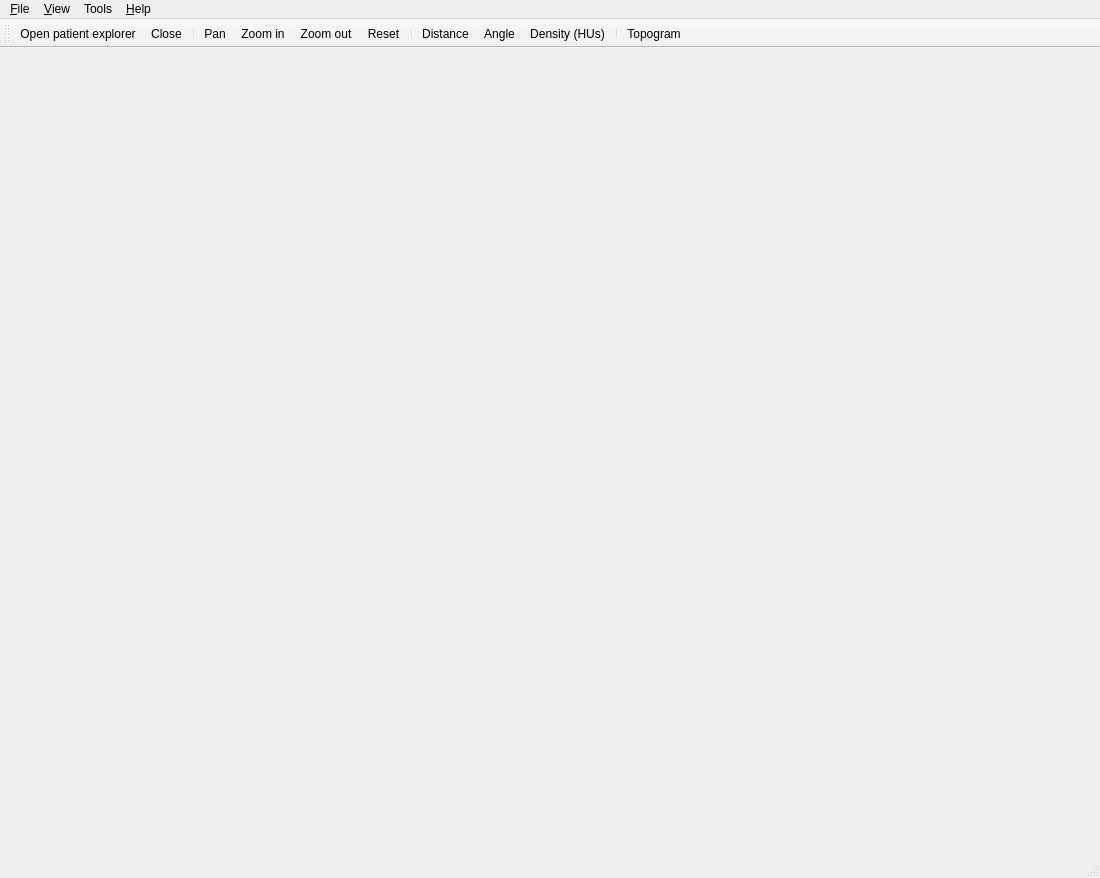
<?xml version="1.0" encoding="UTF-8"?>
<ui version="4.0">
 <class>MainWindow</class>
 <widget class="QMainWindow" name="MainWindow">
  <property name="geometry">
   <rect>
    <x>0</x>
    <y>0</y>
    <width>1100</width>
    <height>878</height>
   </rect>
  </property>
  <property name="windowTitle">
   <string>Volmetrics</string>
  </property>
  <widget class="QWidget" name="centralWidget">
   <layout class="QGridLayout" name="gridLayout">
    <property name="leftMargin">
     <number>0</number>
    </property>
    <property name="topMargin">
     <number>0</number>
    </property>
    <property name="rightMargin">
     <number>0</number>
    </property>
    <property name="bottomMargin">
     <number>0</number>
    </property>
    <property name="spacing">
     <number>0</number>
    </property>
    <item row="0" column="0">
     <widget class="QStackedWidget" name="stackedWidget">
      <property name="frameShape">
       <enum>QFrame::NoFrame</enum>
      </property>
      <widget class="QWidget" name="page"/>
      <widget class="QWidget" name="page_2"/>
     </widget>
    </item>
   </layout>
  </widget>
  <widget class="QMenuBar" name="menuBar">
   <property name="geometry">
    <rect>
     <x>0</x>
     <y>0</y>
     <width>1100</width>
     <height>22</height>
    </rect>
   </property>
   <widget class="QMenu" name="menuFile">
    <property name="title">
     <string>&amp;File</string>
    </property>
    <addaction name="separator"/>
    <addaction name="actionOpenDICOM"/>
    <addaction name="actionOpen_DICOM_dir"/>
    <addaction name="actionOpen_patient_explorer"/>
    <addaction name="actionClose"/>
    <addaction name="actionExit"/>
   </widget>
   <widget class="QMenu" name="menuHelp">
    <property name="title">
     <string>&amp;Help</string>
    </property>
    <addaction name="actionAbout"/>
   </widget>
   <widget class="QMenu" name="menu_View">
    <property name="title">
     <string>&amp;View</string>
    </property>
    <widget class="QMenu" name="menuWindow">
     <property name="title">
      <string>Window</string>
     </property>
     <addaction name="actionAbdomen"/>
     <addaction name="actionBone"/>
     <addaction name="actionHead"/>
     <addaction name="actionLung"/>
     <addaction name="actionMediastinum"/>
     <addaction name="actionSoft_tissue"/>
    </widget>
    <addaction name="menuWindow"/>
    <addaction name="separator"/>
    <addaction name="actionFlip_Horizontally"/>
    <addaction name="actionFlip_Vertically"/>
    <addaction name="separator"/>
    <addaction name="actionTopogram"/>
    <addaction name="separator"/>
    <addaction name="actionPan"/>
    <addaction name="actionZoom_in"/>
    <addaction name="actionZoom_out"/>
    <addaction name="actionRotate"/>
    <addaction name="action_Reset"/>
   </widget>
   <widget class="QMenu" name="menuTools">
    <property name="title">
     <string>Tools</string>
    </property>
    <widget class="QMenu" name="menuMeasure">
     <property name="title">
      <string>Measure</string>
     </property>
     <addaction name="actionDistance"/>
     <addaction name="actionAngle"/>
     <addaction name="actionDensity_HUs"/>
     <addaction name="separator"/>
     <addaction name="actionDeleteAllMeasures"/>
     <addaction name="actionDeleteSelectedMeasures"/>
     <addaction name="separator"/>
    </widget>
    <addaction name="menuMeasure"/>
    <addaction name="separator"/>
   </widget>
   <addaction name="menuFile"/>
   <addaction name="menu_View"/>
   <addaction name="menuTools"/>
   <addaction name="menuHelp"/>
  </widget>
  <widget class="QStatusBar" name="statusBar"/>
  <widget class="QToolBar" name="tlbMain">
   <property name="windowTitle">
    <string>toolBar</string>
   </property>
   <attribute name="toolBarArea">
    <enum>TopToolBarArea</enum>
   </attribute>
   <attribute name="toolBarBreak">
    <bool>false</bool>
   </attribute>
   <addaction name="actionOpen_patient_explorer"/>
   <addaction name="actionClose"/>
   <addaction name="separator"/>
   <addaction name="actionPan"/>
   <addaction name="actionZoom_in"/>
   <addaction name="actionZoom_out"/>
   <addaction name="action_Reset"/>
   <addaction name="separator"/>
   <addaction name="actionDistance"/>
   <addaction name="actionAngle"/>
   <addaction name="actionDensity_HUs"/>
   <addaction name="separator"/>
   <addaction name="actionTopogram"/>
  </widget>
  <action name="actionAbout">
   <property name="text">
    <string>&amp;About</string>
   </property>
  </action>
  <action name="actionOpenDICOM">
   <property name="text">
    <string>&amp;Open DICOM files...</string>
   </property>
  </action>
  <action name="actionExit">
   <property name="text">
    <string>&amp;Exit</string>
   </property>
  </action>
  <action name="actionClose">
   <property name="text">
    <string>&amp;Close</string>
   </property>
  </action>
  <action name="action1x1">
   <property name="text">
    <string>&amp;1x1</string>
   </property>
  </action>
  <action name="action1x2">
   <property name="text">
    <string>1&amp;x2</string>
   </property>
  </action>
  <action name="action2x2">
   <property name="text">
    <string>&amp;2x2</string>
   </property>
  </action>
  <action name="actionDistance">
   <property name="checkable">
    <bool>true</bool>
   </property>
   <property name="text">
    <string>Distance</string>
   </property>
  </action>
  <action name="actionAngle">
   <property name="checkable">
    <bool>true</bool>
   </property>
   <property name="text">
    <string>Angle</string>
   </property>
  </action>
  <action name="actionDensity_HUs">
   <property name="checkable">
    <bool>true</bool>
   </property>
   <property name="text">
    <string>Density (HUs)</string>
   </property>
  </action>
  <action name="actionBone">
   <property name="checkable">
    <bool>true</bool>
   </property>
   <property name="text">
    <string>Bone</string>
   </property>
  </action>
  <action name="actionHead">
   <property name="checkable">
    <bool>true</bool>
   </property>
   <property name="text">
    <string>Head</string>
   </property>
  </action>
  <action name="actionLung">
   <property name="checkable">
    <bool>true</bool>
   </property>
   <property name="text">
    <string>Lung</string>
   </property>
  </action>
  <action name="actionMediastinum">
   <property name="checkable">
    <bool>true</bool>
   </property>
   <property name="text">
    <string>Mediastinum</string>
   </property>
  </action>
  <action name="actionAbdomen">
   <property name="checkable">
    <bool>true</bool>
   </property>
   <property name="text">
    <string>Abdomen</string>
   </property>
  </action>
  <action name="actionFlip_Horizontally">
   <property name="checkable">
    <bool>true</bool>
   </property>
   <property name="text">
    <string>Flip Horizontally</string>
   </property>
  </action>
  <action name="actionFlip_Vertically">
   <property name="checkable">
    <bool>true</bool>
   </property>
   <property name="text">
    <string>Flip Vertically</string>
   </property>
  </action>
  <action name="actionTopogram">
   <property name="checkable">
    <bool>true</bool>
   </property>
   <property name="text">
    <string>Topogram</string>
   </property>
  </action>
  <action name="actionOpen_DICOM_dir">
   <property name="text">
    <string>Open DICOM dir...</string>
   </property>
  </action>
  <action name="actionPan">
   <property name="checkable">
    <bool>true</bool>
   </property>
   <property name="text">
    <string>&amp;Pan</string>
   </property>
  </action>
  <action name="action_Reset">
   <property name="text">
    <string>&amp;Reset</string>
   </property>
  </action>
  <action name="actionRotate">
   <property name="text">
    <string>Rotate</string>
   </property>
  </action>
  <action name="actionSoft_tissue">
   <property name="text">
    <string>Soft tissue</string>
   </property>
  </action>
  <action name="actionDeleteAllMeasures">
   <property name="text">
    <string>Delete all</string>
   </property>
  </action>
  <action name="actionDeleteSelectedMeasures">
   <property name="text">
    <string>Delete selected</string>
   </property>
  </action>
  <action name="actionOpen_patient_explorer">
   <property name="text">
    <string>Open patient explorer...</string>
   </property>
  </action>
  <action name="actionZoom_in">
   <property name="icon">
    <iconset resource="application.qrc">
     <normaloff>:/icons/icons/zoom_in1.png</normaloff>:/icons/icons/zoom_in1.png</iconset>
   </property>
   <property name="text">
    <string>Zoom in</string>
   </property>
  </action>
  <action name="actionZoom_out">
   <property name="icon">
    <iconset resource="application.qrc">
     <normaloff>:/icons/icons/zoom_out1.png</normaloff>:/icons/icons/zoom_out1.png</iconset>
   </property>
   <property name="text">
    <string>Zoom out</string>
   </property>
  </action>
 </widget>
 <layoutdefault spacing="6" margin="11"/>
 <resources>
  <include location="application.qrc"/>
 </resources>
 <connections/>
</ui>
